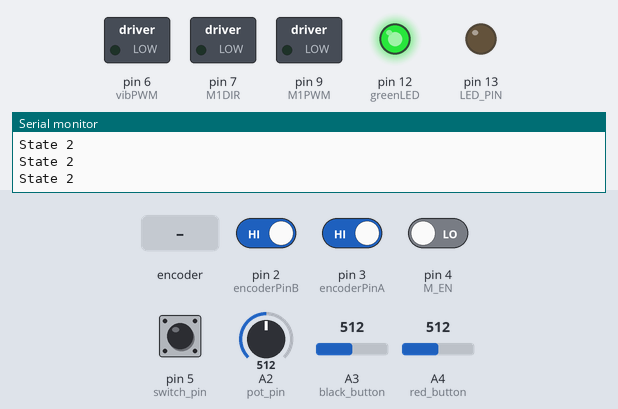
Bench run of a sketch on a simulated Arduino Uno, built with avr-gcc and run on an emulated ATmega328P. Parts: switched loads named in the sketch (green lamp = pin HIGH), output pins drawn as LEDs (lit = HIGH), the last lines printed to the serial monitor. Dashed ring = blinking. The test bench sets the inputs (shaded band); at power-on: pin 2 (encoderPinB), pin 3 (encoderPinA) HIGH, pin 4 (M_EN), pin 5 (switch_pin) LOW, A2 (pot_pin) = 512, A3 (black_button) = 512, A4 (red_button) = 512.

Above: at 1.2 s.
1.3 s: A2 (pot_pin) set to 490
At 2.0 s:
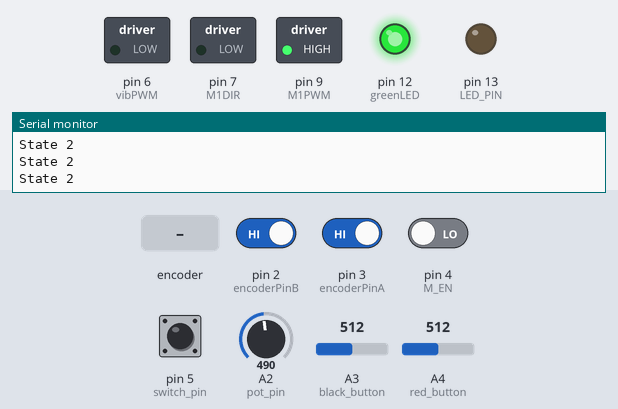
3.1 s: pin 5 (switch_pin) pulled HIGH for 0.15 s
At 3.3 s:
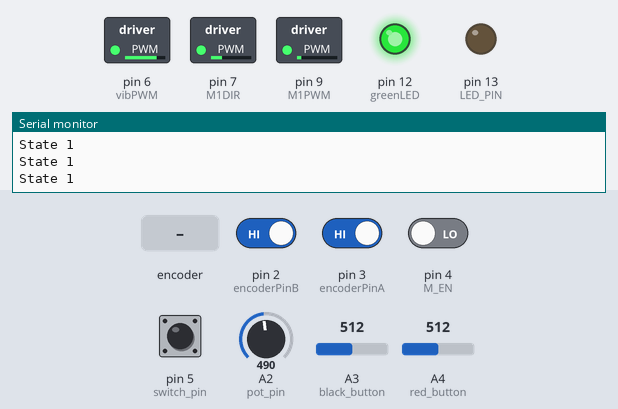
4.8 s: rotary encoder on pin 3 (encoderPinA) / pin 2 (encoderPinB) turned 1 step (first pin leading)
At 6.9 s:
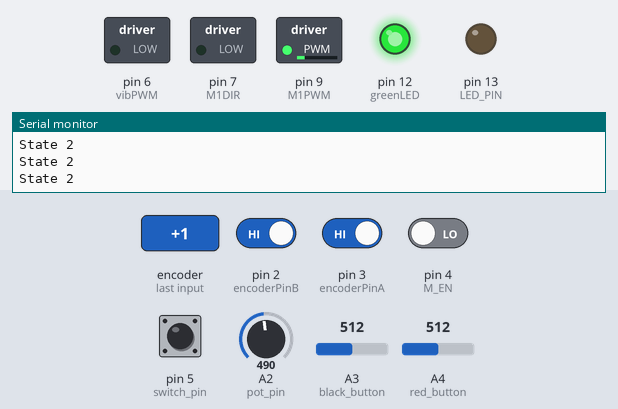
7.8 s: A2 (pot_pin) set to 510
At 9.2 s:
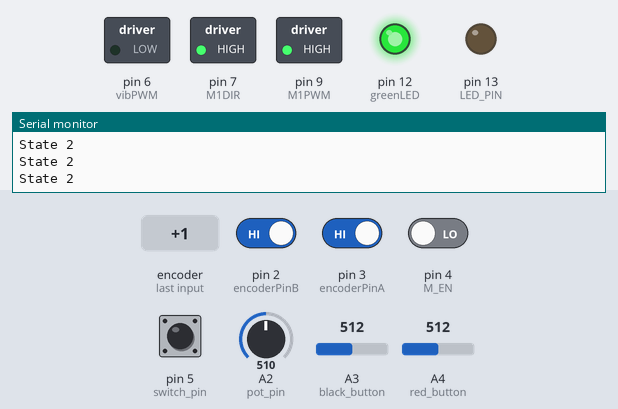
9.8 s: pin 5 (switch_pin) pulled HIGH for 1 s
At 10.6 s:
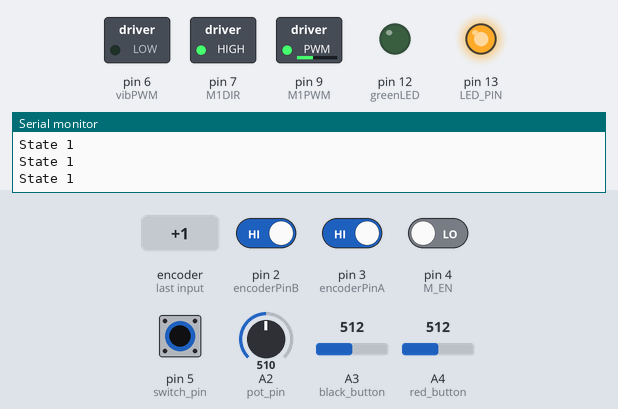
12.8 s: rotary encoder on pin 3 (encoderPinA) / pin 2 (encoderPinB) turned 1 step (first pin leading)
At 17.15 s:
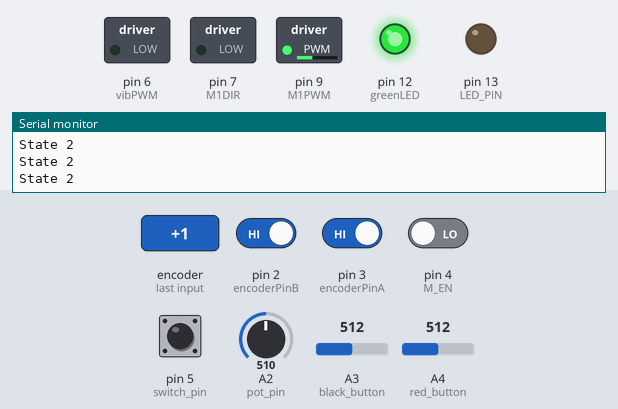
Timing chart, 0 to 20.2 s (numbered marks = the images above; inputs shaded):
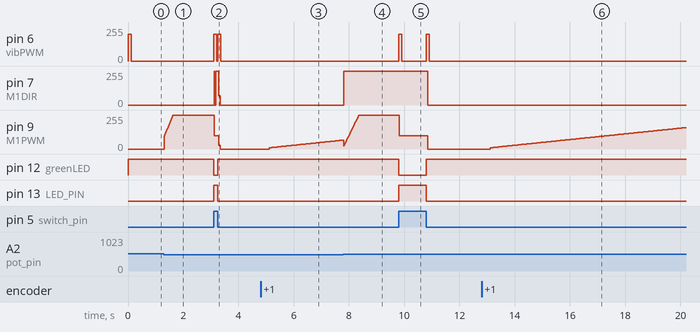

The sketch:

ControlScript.ino
```cpp
/*
   Developed by P. Downey, V. Patel, & A. Alvi for Upper-Limb Prosthesis Design Final Project, UC Berkeley 2018
   Based upon code structure developed by Professor Hannah Stuart and teaching team for ME292C, UC Berkeley 2018
*/

// Define drive motor functionality variables ----------------------------------
#define readA bitRead(PIND,3) //digital 3
#define readB bitRead(PIND,2) //digital 2
#define LED_PIN 13 //internal LED
#define M1PWM 9 //ports from the UNO to the motor driver
#define M1DIR 7 //ports from the UNO to the motor driver
#define M_EN 4
#define vibPWM 6
#define pot_pin A2
#define redLED 13
#define greenLED 12
#define black_button A3
#define red_button A4
const byte encoderPinA = 3; //encoder output, channel A, digital pin2
const byte encoderPinB = 2; //encoder output, channel B, digital pin3
volatile long count = 0; //current number of total encoder counts from both A and B channels
static int State = 0; //introduce the variable that we will use to switch between cases

// Define switch variables
const int switch_pin = 5;

// Define velocity function variables
int lastTime = 0; //initialize this for the velocity estimation function
int lastPos = 0; //initialize this for the velocity estimation function

//Position feedback variable setup
float err = 0;
float pos_ref = 0; // position reference input to the control loop

// Define potentiometer read variables
float pot_pos = 0;
float pot_ref = 0;
float pot_offset = 0;
float count_start = 0;
float map_gain = 4.2; //gain to convert from potentiometer to encoder position

// Define vibrating motor variables
unsigned long vib_end_time = 0;
bool vib_enabled = false;

// Integral control variables
float kp = 1;
float ki = 0.05;
float err_sum = 0; //Integral of the error
float u = 0; //input to the motor (PWM)

// Button override grasp variables
int buttonPWM = 100;

// Function Definitions --------------------------------------------------------

void isrA() { //increment or decrement the encoder count if channel A changes
  if (readB != readA) { // if A and B are not equal
    count ++; //increment
  } else {
    count --; // or else decrement
  }
}
void isrB() { //increment or decrement the encoder count if channel B changes
  if (readA == readB) { //if A and B are equal (high or low)
    count ++; //increment
  } else {
    count --; //or else decrement
  }
}

void pollPot() { //reset the global variable to the current position of the potentiometer
  pot_pos = analogRead(pot_pin);
}

bool pollSwitch() { //Don't need to worry about debouncing for this application
  if (digitalRead(switch_pin) == 1) {
    return true;
  }
  else {
    return false;
  }
}

float estimateVelocity() { //returns the absolute value of the velocity (+ only)
  int t = millis();
  if (t - lastTime >= 100) {
    int pos = count;
    float vel = abs((pos - lastPos) * 1000 / (t - lastTime));
    lastPos = pos;
    lastTime = t;
    return vel;
  }
}

void check_vib_timer() { //check if it is time to turn off the vibrating motor (allows us to not use a "delay" in the loop)
  if (millis() > vib_end_time) {
    analogWrite(vibPWM, 0);
    vib_enabled = false;
  }
}

void turn_on_vib(int duration) { //turn on the vibrating motor and define the end time
  vib_end_time = millis() + duration;
  analogWrite(vibPWM, 200);
  vib_enabled = true;
}

void checkLEDs() { //Turn on/off the correct LEDs for the current state
  if (State == 1) {
    digitalWrite(redLED, HIGH);
    digitalWrite(greenLED, LOW);
  }
  else if (State == 2) {
    digitalWrite(greenLED, HIGH);
    digitalWrite(redLED, LOW);
  }
}

bool poll_red_button() { //returns true if the red button is being pushed
  if (analogRead(red_button) < 500) {
    return true;
  }
  else return false;
}

bool poll_black_button() { //returns true if the black button is being pushed
  if (analogRead(black_button) > 500) {
    return true;
  }
  else return false;
}

void setup() {
  Serial.begin(9600);
  //  while (not Serial) { //wait for Serial to conenct
  //    ;
  //  }
  pinMode(LED_PIN, OUTPUT);
  pinMode(encoderPinA, INPUT_PULLUP);
  pinMode(encoderPinB, INPUT_PULLUP);
  pinMode(M_EN, INPUT_PULLUP);
  digitalWrite(M_EN, LOW); //enable the motors
  pinMode(M1PWM, OUTPUT);
  digitalWrite(M1PWM, LOW);
  pinMode(M1DIR, OUTPUT);
  digitalWrite(M1DIR, LOW);

  pinMode(greenLED, OUTPUT);
  pinMode(redLED, OUTPUT);

  pinMode(black_button, INPUT_PULLUP);
  pinMode(red_button, INPUT_PULLUP);

  //Encoder interrupt setup
  attachInterrupt(digitalPinToInterrupt(encoderPinA), isrA, CHANGE); //encoder channel A initialization
  attachInterrupt(digitalPinToInterrupt(encoderPinB), isrB, CHANGE); //encoder channel B initialization
} //End of setup loop

void loop() {
  checkLEDs(); //ensure correct LEDs are on for the current state

  if (vib_enabled) { //if the vib motor is on
    check_vib_timer(); //Check the timer to see if it's time to turn it off yet
  }

  switch (State) {
    case 0: //Init state, always start here & don't return to it
      Serial.println("State 0");
      pollPot(); //set the global variable for potentiometer position
      pot_offset = pot_pos; //Let this be the "zero" mark for the potentiometer
      count_start = count; //Let this be the "zero" mark for the drive motor
      State = 1; //Set the program in to the "augment" state
      err_sum = 0; //This is used for the integral controller
      break;

    //*************************************************************************
    //*************************************************************************

    case 1: //Using pot sensor to augment the grasp
      Serial.println("State 1");

      pollPot(); //Update the potentiometer position variable
      pot_ref = pot_pos - pot_offset; //this keeps track of how far and what direction we are from "zero"
      pot_ref = -pot_ref; // Flip the logic in this state so that the roation direction is correct
      pos_ref = count_start + map_gain * (pot_ref); //convert from potentiometer value to position (motor encoder) value
      err = pos_ref - count; //set the error as how far we are from the reference

      err_sum += err; //Maintain the error sum for integral control
      u = kp * err + ki * err_sum; //Input to the motor is the sum of the two control laws
      if (u > 0) { //pick motor direction based on value of the input
        digitalWrite(M1DIR, HIGH);
      }
      else {
        digitalWrite(M1DIR, LOW);
      }

      if (abs(u) > 10) { //If we are far enough away from the reference (helps avoid squealing)
        int manipulated_pwm = constrain(abs(u), 1, 255); //limit the pwm command to be [1:255]
        analogWrite(M1PWM, manipulated_pwm); //apply the feedback controller input
      }
      else { //if it's already close to the goal
        analogWrite(M1PWM, 0); //apply 0 so that it doesn't "whine"
      }

      if (poll_black_button()) {
        digitalWrite(M1DIR, HIGH); //black button commands the motor one way
        analogWrite(M1PWM, buttonPWM); //apply the designated pwm
        err_sum = 0; //reset the integral value in the pot controller
        pollPot(); //reset pot global variable
        pot_offset = pot_pos; // As if we are coming in to the state again (pot "zero")
        count_start = count; // As if we are coming in to the state again (motor "zero")

      }

      if (poll_red_button()) {
        digitalWrite(M1DIR, LOW); //red button commands the motor the other way
        analogWrite(M1PWM, buttonPWM);
        err_sum = 0; //reset the integral value in the pot controller
        pollPot(); //reset pot global variable
        pot_offset = pot_pos; // As if we are coming in to the state again (pot "zero")
        count_start = count; // As if we are coming in to the state again (motor "zero")
      }

      if (!pollSwitch()) { //if it is false: reset all the control variables and change states
        turn_on_vib(100); //pulse the vibrating motor for 100 ms
        pollPot();
        pot_offset = pot_pos;
        count_start = count;
        err_sum = 0;
        State = 2;
      }
      break;

    //*************************************************************************
    //*************************************************************************

    case 2: //Maintain grasp
      Serial.println("State 2");
      pollPot();
      pot_ref = pot_pos - pot_offset;
      pos_ref = count_start + map_gain * (pot_ref);
      err = pos_ref - count;

      err_sum += err;
      u = kp * err + ki * err_sum;

      if (u > 0) {
        digitalWrite(M1DIR, HIGH);
      }
      else {
        digitalWrite(M1DIR, LOW);
      }

      if (abs(u) > 10) { //if there's a notable difference
        int manipulated_pwm = constrain(abs(u), 1, 255);
        //Serial.println(manipulated_pwm);
        analogWrite(M1PWM, manipulated_pwm); //apply the feedback controller
      }
      else { //if it's already close to the goal
        analogWrite(M1PWM, 0); //apply 0 so that it doesn't "whine"
      }

      if (pollSwitch()) { //if the switch is true
        turn_on_vib(100);
        pollPot();
        pot_offset = pot_pos;
        count_start = count;
        State = 1;
      }
      break;

    //*************************************************************************
    //*************************************************************************

    default: //Shouldn't ever come in to this state
      Serial.println("Default State");
      analogWrite(M1PWM, 0); //brake the motors for safety
      break;

  } //end of switch statement
} //end of for loop
```

Measured:
- after the input at 1.3 s, pin 9 (M1PWM): moves from 0/255 to 255/255 over 0.33 s, starting at once
- after the input at 3.1 s, pin 6 (vibPWM): 0/255 → 200/255 at once, → 0/255 0.25 s later; pin 7 (M1DIR): 0/255 → 252/255 at once, → 0/255 0.18 s later; pin 9 (M1PWM): 255/255 → 100/255 at once, → 0/255 0.18 s later; pin 12 (greenLED): HIGH → LOW at once, → HIGH 0.15 s later; pin 13 (LED_PIN): LOW → HIGH at once, → LOW 0.15 s later
- after the input at 4.8 s, pin 9 (M1PWM): moves from 0/255 to 67/255 over 2.7 s, starting after 0.32 s
- after the input at 7.8 s, pin 7 (M1DIR): 0/255 → 255/255 at once
- after the input at 9.8 s, pin 6 (vibPWM): alternates 200/255 for 0.10 s and 0/255 for 0.89 s, 4 changes in all, then stays 0/255, starting at once; pin 7 (M1DIR): 255/255 → 0/255 after 1.0 s
- after the input at 12.8 s, pin 9 (M1PWM): moves from 0/255 to 161/255 over 7.1 s, starting after 0.32 s
